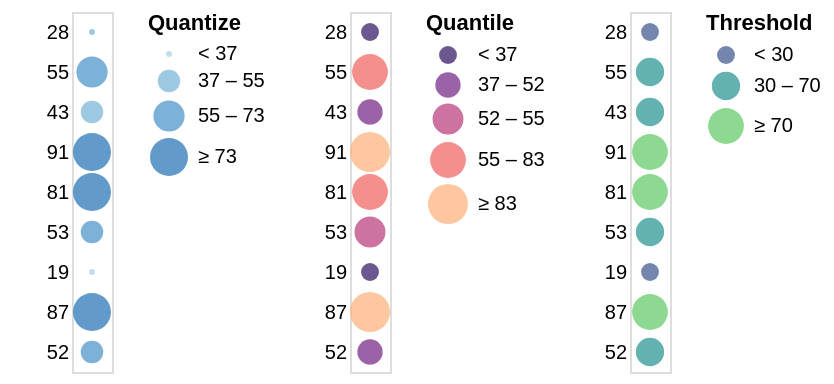

Describe this chart as a Vega-Lite specification.
### Vega specification from a JSON file in a GitHub repository (floating-point values rounded to 4 significant figures)
{"$schema": "https://vega.github.io/schema/vega/v4.json", "description": "Horizontally concatenated charts that show different types of discretizing scales.", "autosize": "pad", "padding": 5, "data": [{"name": "source_0", "values": [{"a": "A", "b": 28}, {"a": "B", "b": 55}, {"a": "C", "b": 43}, {"a": "D", "b": 91}, {"a": "E", "b": 81}, {"a": "F", "b": 53}, {"a": "G", "b": 19}, {"a": "H", "b": 87}, {"a": "I", "b": 52}]}], "signals": [{"name": "concat_0_width", "value": 20}, {"name": "concat_0_y_step", "value": 20}, {"name": "concat_0_height", "update": "bandspace(domain('concat_0_y').length, 1, 0.5) * concat_0_y_step"}, {"name": "concat_1_width", "value": 20}, {"name": "concat_1_y_step", "value": 20}, {"name": "concat_1_height", "update": "bandspace(domain('concat_1_y').length, 1, 0.5) * concat_1_y_step"}, {"name": "concat_2_width", "value": 20}, {"name": "concat_2_y_step", "value": 20}, {"name": "concat_2_height", "update": "bandspace(domain('concat_2_y').length, 1, 0.5) * concat_2_y_step"}], "layout": {"padding": {"row": 10, "column": 10}, "bounds": "full", "align": "each"}, "marks": [{"type": "group", "name": "concat_0_group", "style": "cell", "encode": {"update": {"width": {"signal": "concat_0_width"}, "height": {"signal": "concat_0_height"}}}, "marks": [{"name": "concat_0_marks", "type": "symbol", "style": ["circle"], "from": {"data": "source_0"}, "encode": {"update": {"opacity": {"value": 0.7}, "fill": [{"test": "datum[\"b\"] === null || isNaN(datum[\"b\"])", "value": null}, {"scale": "concat_0_color", "field": "b"}], "tooltip": {"signal": "{\"b\": ''+datum[\"b\"], \"Quantize\": format(datum[\"b\"], \"\")}"}, "x": {"signal": "concat_0_width", "mult": 0.5}, "y": {"scale": "concat_0_y", "field": "b"}, "size": {"scale": "concat_0_size", "field": "b"}, "shape": {"value": "circle"}}}}], "axes": [{"scale": "concat_0_y", "orient": "left", "grid": false, "domain": false, "ticks": false, "zindex": 1}], "legends": [{"title": "Quantize", "fill": "concat_0_color", "gradientLength": {"signal": "clamp(concat_0_height, 64, 200)"}, "encode": {"symbols": {"update": {"shape": {"value": "circle"}, "opacity": {"value": 0.7}}}}, "size": "concat_0_size"}]}, {"type": "group", "name": "concat_1_group", "style": "cell", "encode": {"update": {"width": {"signal": "concat_1_width"}, "height": {"signal": "concat_1_height"}}}, "marks": [{"name": "concat_1_marks", "type": "symbol", "style": ["circle"], "from": {"data": "source_0"}, "encode": {"update": {"opacity": {"value": 0.7}, "fill": [{"test": "datum[\"b\"] === null || isNaN(datum[\"b\"])", "value": null}, {"scale": "concat_1_color", "field": "b"}], "tooltip": {"signal": "{\"b\": ''+datum[\"b\"], \"Quantile\": format(datum[\"b\"], \"d\")}"}, "x": {"signal": "concat_1_width", "mult": 0.5}, "y": {"scale": "concat_1_y", "field": "b"}, "size": {"scale": "concat_1_size", "field": "b"}, "shape": {"value": "circle"}}}}], "axes": [{"scale": "concat_1_y", "orient": "left", "grid": false, "domain": false, "ticks": false, "zindex": 1}], "legends": [{"format": "d", "title": "Quantile", "fill": "concat_1_color", "gradientLength": {"signal": "clamp(concat_1_height, 64, 200)"}, "labelOverlap": "greedy", "encode": {"symbols": {"update": {"shape": {"value": "circle"}, "opacity": {"value": 0.7}}}}, "size": "concat_1_size"}]}, {"type": "group", "name": "concat_2_group", "style": "cell", "encode": {"update": {"width": {"signal": "concat_2_width"}, "height": {"signal": "concat_2_height"}}}, "marks": [{"name": "concat_2_marks", "type": "symbol", "style": ["circle"], "from": {"data": "source_0"}, "encode": {"update": {"opacity": {"value": 0.7}, "fill": [{"test": "datum[\"b\"] === null || isNaN(datum[\"b\"])", "value": null}, {"scale": "concat_2_color", "field": "b"}], "tooltip": {"signal": "{\"b\": ''+datum[\"b\"], \"Threshold\": format(datum[\"b\"], \"\")}"}, "x": {"signal": "concat_2_width", "mult": 0.5}, "y": {"scale": "concat_2_y", "field": "b"}, "size": {"scale": "concat_2_size", "field": "b"}, "shape": {"value": "circle"}}}}], "axes": [{"scale": "concat_2_y", "orient": "left", "grid": false, "domain": false, "ticks": false, "zindex": 1}], "legends": [{"title": "Threshold", "fill": "concat_2_color", "gradientLength": {"signal": "clamp(concat_2_height, 64, 200)"}, "labelOverlap": "greedy", "encode": {"symbols": {"update": {"shape": {"value": "circle"}, "opacity": {"value": 0.7}}}}, "size": "concat_2_size"}]}], "scales": [{"name": "concat_0_y", "type": "point", "domain": {"data": "source_0", "field": "b"}, "range": {"step": {"signal": "concat_0_y_step"}}, "padding": 0.5}, {"name": "concat_0_color", "type": "quantize", "domain": {"data": "source_0", "field": "b"}, "range": {"scheme": "blues", "count": 4}, "zero": true}, {"name": "concat_0_size", "type": "quantize", "domain": {"data": "source_0", "field": "b"}, "range": {"signal": "sequence(9, 361 + (361 - 9) / (4 - 1), (361 - 9) / (4 - 1))"}, "zero": false}, {"name": "concat_1_y", "type": "point", "domain": {"data": "source_0", "field": "b"}, "range": {"step": {"signal": "concat_1_y_step"}}, "padding": 0.5}, {"name": "concat_1_color", "type": "quantile", "domain": {"data": "source_0", "field": "b"}, "range": {"scheme": "magma"}}, {"name": "concat_1_size", "type": "quantile", "domain": {"data": "source_0", "field": "b"}, "range": [80, 160, 240, 320, 400]}, {"name": "concat_2_y", "type": "point", "domain": {"data": "source_0", "field": "b"}, "range": {"step": {"signal": "concat_2_y_step"}}, "padding": 0.5}, {"name": "concat_2_color", "type": "threshold", "domain": [30, 70], "range": {"scheme": "viridis"}}, {"name": "concat_2_size", "type": "threshold", "domain": [30, 70], "range": [80, 200, 320]}], "config": {"axisY": {"minExtent": 30}}}
